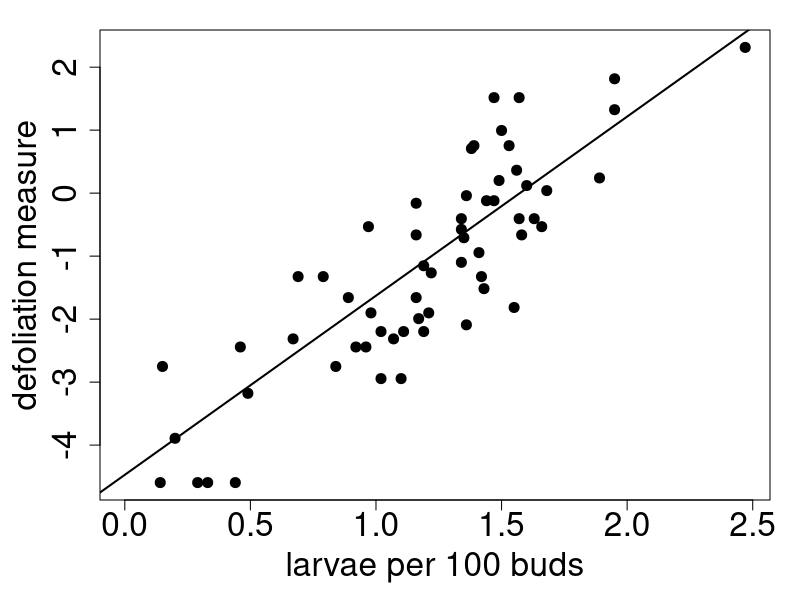

This figure's R source:
setwd("C:/Users/Molly/Dropbox/uchicago/long-term paper/github_code")


#### data was taken from Nealis and Lomic 1997, Fig. 2 

data = read.csv("nealis_defoliation.csv")	

defol = round(data$defoliation)
worms = (data$budworms) # this Nealis data is budworms per 100 shoots

model = glm((defol/100)~worms, family=binomial)

pdf("binomial_glm_budworms_defol.pdf", 7, 5)
par(mai=c(1, 1, .3, .3))
title = "Binomial GLM of budworms causing defolation"
plot(worms, log((defol/100)/(1 - (defol/100))), 
	ylab = 'defoliation measure', xlab = 'larvae per 100 buds', 
	cex.main = 1.6, cex.axis = 2, cex.lab = 2, cex = 2, pch = 20)

a = model$coefficients[1]
b = model$coefficients[2]

abline(a, b, lwd = 2)

dev.off()


#pdf("logit_scale_binomial_glm_budworms_defol.pdf")
#plot(worms, defol/100, cex.main = 1.6, cex.axis = 2, cex.lab = 2, cex = 2, pch = 20)
#worms2 = seq(min(worms), max(worms), by = .1)
#lines(worms2, exp(a + b*worms2)/(1 + exp(a + b*worms2)), lwd = 3)
#dev.off()